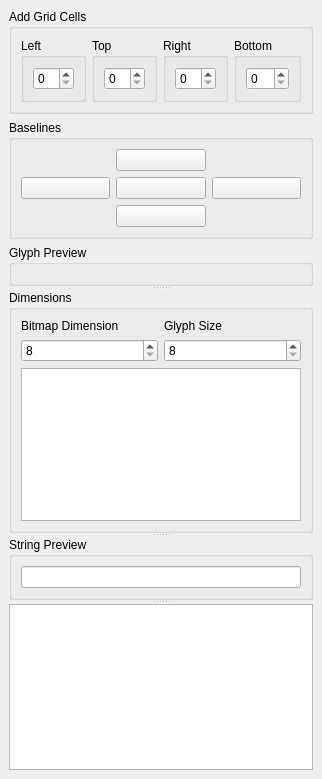
<?xml version="1.0" encoding="UTF-8"?>
<ui version="4.0">
 <class>DockGlyphEdit</class>
 <widget class="QDockWidget" name="DockGlyphEdit">
  <property name="geometry">
   <rect>
    <x>0</x>
    <y>0</y>
    <width>293</width>
    <height>779</height>
   </rect>
  </property>
  <property name="windowTitle">
   <string>Glyph Edit &amp; Preview</string>
  </property>
  <widget class="QWidget" name="dockWidgetContents">
   <layout class="QVBoxLayout" name="verticalLayout_6">
    <item>
     <widget class="QGroupBox" name="groupBoxGridParams">
      <property name="sizePolicy">
       <sizepolicy hsizetype="Preferred" vsizetype="Fixed">
        <horstretch>0</horstretch>
        <verstretch>0</verstretch>
       </sizepolicy>
      </property>
      <property name="title">
       <string>Add Grid Cells</string>
      </property>
      <layout class="QHBoxLayout" name="horizontalLayout">
       <item>
        <widget class="QGroupBox" name="groupBoxLeftCells">
         <property name="title">
          <string>Left </string>
         </property>
         <layout class="QVBoxLayout" name="verticalLayout_2">
          <item>
           <widget class="QSpinBox" name="spinBoxLeftCells"/>
          </item>
         </layout>
        </widget>
       </item>
       <item>
        <widget class="QGroupBox" name="groupBoxTopCells">
         <property name="title">
          <string>Top</string>
         </property>
         <layout class="QVBoxLayout" name="verticalLayout">
          <item>
           <widget class="QSpinBox" name="spinBoxTopCells"/>
          </item>
         </layout>
        </widget>
       </item>
       <item>
        <widget class="QGroupBox" name="groupBoxRightCells">
         <property name="title">
          <string>Right</string>
         </property>
         <layout class="QVBoxLayout" name="verticalLayout_3">
          <item>
           <widget class="QSpinBox" name="spinBoxRightCells"/>
          </item>
         </layout>
        </widget>
       </item>
       <item>
        <widget class="QGroupBox" name="groupBoxBottomCells">
         <property name="title">
          <string>Bottom</string>
         </property>
         <layout class="QVBoxLayout" name="verticalLayout_4">
          <item>
           <widget class="QSpinBox" name="spinBoxBottomCells"/>
          </item>
         </layout>
        </widget>
       </item>
      </layout>
     </widget>
    </item>
    <item>
     <widget class="QGroupBox" name="groupBoxBaseLines">
      <property name="sizePolicy">
       <sizepolicy hsizetype="Preferred" vsizetype="Fixed">
        <horstretch>0</horstretch>
        <verstretch>0</verstretch>
       </sizepolicy>
      </property>
      <property name="title">
       <string>Baselines</string>
      </property>
      <layout class="QGridLayout" name="gridLayout">
       <item row="0" column="1">
        <widget class="QPushButton" name="pushButtonOffsetMoveTop">
         <property name="text">
          <string/>
         </property>
         <property name="icon">
          <iconset resource="glyph.qrc">
           <normaloff>:/baseline/up</normaloff>:/baseline/up</iconset>
         </property>
         <property name="iconSize">
          <size>
           <width>32</width>
           <height>32</height>
          </size>
         </property>
        </widget>
       </item>
       <item row="1" column="0">
        <widget class="QPushButton" name="pushButtonOffsetMoveLeft">
         <property name="text">
          <string/>
         </property>
         <property name="icon">
          <iconset resource="glyph.qrc">
           <normaloff>:/baseline/left</normaloff>:/baseline/left</iconset>
         </property>
         <property name="iconSize">
          <size>
           <width>32</width>
           <height>32</height>
          </size>
         </property>
        </widget>
       </item>
       <item row="1" column="1">
        <widget class="QPushButton" name="pushButtonOffsetReset">
         <property name="text">
          <string/>
         </property>
         <property name="icon">
          <iconset resource="glyph.qrc">
           <normaloff>:/baseline/reset</normaloff>:/baseline/reset</iconset>
         </property>
         <property name="iconSize">
          <size>
           <width>32</width>
           <height>32</height>
          </size>
         </property>
        </widget>
       </item>
       <item row="1" column="2">
        <widget class="QPushButton" name="pushButtonOffsetMoveRight">
         <property name="text">
          <string/>
         </property>
         <property name="icon">
          <iconset resource="glyph.qrc">
           <normaloff>:/baseline/right</normaloff>:/baseline/right</iconset>
         </property>
         <property name="iconSize">
          <size>
           <width>32</width>
           <height>32</height>
          </size>
         </property>
        </widget>
       </item>
       <item row="2" column="1">
        <widget class="QPushButton" name="pushButtonOffsetMoveBottom">
         <property name="text">
          <string/>
         </property>
         <property name="icon">
          <iconset resource="glyph.qrc">
           <normaloff>:/baseline/down</normaloff>:/baseline/down</iconset>
         </property>
         <property name="iconSize">
          <size>
           <width>32</width>
           <height>32</height>
          </size>
         </property>
        </widget>
       </item>
      </layout>
     </widget>
    </item>
    <item>
     <widget class="QSplitter" name="splitter">
      <property name="orientation">
       <enum>Qt::Orientation::Vertical</enum>
      </property>
      <widget class="QGroupBox" name="groupBoxGlyphPreview">
       <property name="title">
        <string>Glyph Preview</string>
       </property>
       <layout class="QVBoxLayout" name="verticalLayout_7">
        <item>
         <widget class="QWidget" name="widgetGlyphPreview" native="true"/>
        </item>
       </layout>
      </widget>
      <widget class="QGroupBox" name="groupBoxDimensions">
       <property name="title">
        <string>Dimensions</string>
       </property>
       <layout class="QGridLayout" name="gridLayoutBitmapDimensions">
        <item row="0" column="0">
         <widget class="QLabel" name="labelBitmapDimension">
          <property name="text">
           <string>Bitmap Dimension</string>
          </property>
         </widget>
        </item>
        <item row="0" column="1">
         <widget class="QLabel" name="labelGlyphSize">
          <property name="text">
           <string>Glyph Size</string>
          </property>
         </widget>
        </item>
        <item row="1" column="0">
         <widget class="QSpinBox" name="spinBoxBitmapDimension">
          <property name="minimum">
           <number>8</number>
          </property>
          <property name="maximum">
           <number>1024</number>
          </property>
         </widget>
        </item>
        <item row="1" column="1">
         <widget class="QSpinBox" name="spinBoxGlyphSize">
          <property name="minimum">
           <number>8</number>
          </property>
          <property name="maximum">
           <number>1024</number>
          </property>
         </widget>
        </item>
        <item row="2" column="0" colspan="2">
         <widget class="QListView" name="listViewBitmapDimensions"/>
        </item>
       </layout>
      </widget>
      <widget class="QGroupBox" name="groupBoxStringPreview">
       <property name="title">
        <string>String Preview</string>
       </property>
       <layout class="QVBoxLayout" name="verticalLayout_5">
        <item>
         <widget class="QLineEdit" name="lineEditStringPreview"/>
        </item>
       </layout>
      </widget>
      <widget class="QTableView" name="tableGlyphs"/>
     </widget>
    </item>
   </layout>
  </widget>
 </widget>
 <resources>
  <include location="glyph.qrc"/>
 </resources>
 <connections/>
</ui>
